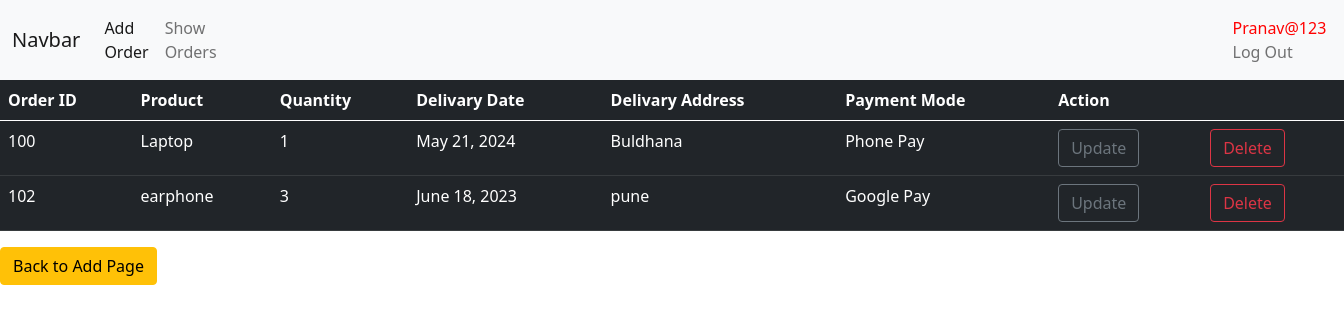
Page /CRUD/sv/ (signed in) on the committed database.
### CURD_APP/models.py (models this page shows)
class Order(models.Model):
    oid = models.IntegerField(primary_key=True)
    prod_name = models.CharField(max_length=20)
    prod_quan = models.IntegerField()
    del_date = models.DateField()
    del_address = models.CharField(max_length=20)
    payment_mode = models.CharField(max_length=20)

### CURD_APP/views.py (the view)
# urls.py: path('sv/', show_view, name= 'show_orders_url'),
@login_required(login_url='login_url')
def show_view(request):
    tamplate_name = 'CURD_APP/show_orders.html'
    data = Order.objects.all()
    context = {'data': data}
    return render(request, tamplate_name, context)

### templates/CURD_APP/Show_orders.html (shortened to what this page needs)
<!DOCTYPE html>
{% extends 'base.html' %}
{% block content1 %}
        <table class="table table-dark table-hover">
            <thead>
                <tr>
                    <th>Order ID</th>
                    <th>Product</th>
                    <th>Quantity</th>
                    <th>Delivary Date</th>
                    <th>Delivary Address</th>
                    <th>Payment Mode</th>
                    <th colspan="2">Action</th>
                </tr>
            </thead>
            <tbody>
                {% for i in data %}
                    <tr>
                        <td>{{ i.oid }}</td>
                        <td>{{ i.prod_name }}</td>
                        <td>{{ i.prod_quan }}</td>
                        <td>{{ i.del_date }}</td>
                        <td>{{ i.del_address }}</td>
                        <td>{{ i.payment_mode }}</td>
                        <td><a href="{% url 'update_url' i.oid %}" class="btn btn-outline-secondary">Update</a></td>
                        <td><a href="{% url 'delete_url' i.oid %}" class="btn btn-outline-danger">Delete</a></td>
                    </tr>
                {% endfor %}
            </tbody>
        </table>
 <a href="{% url 'order_url' %}">
        <button type="button" class="btn btn-warning">Back to Add Page</button>
    </a>
{% endblock %}

### templates/base.html (shortened to what this page needs)
<!DOCTYPE html>
{% load static %}
<html lang="en">
<head>
    <link href="https://cdn.jsdelivr.net/npm/bootstrap@5.0.2/dist/css/bootstrap.min.css" rel="stylesheet">
    <link rel="stylesheet" href="{% static 'CURD_APP/css/test.css' %}">
</head>
<body>
<nav class="navbar navbar-expand-lg navbar-light bg-light">
  <div class="container-fluid">
    <a class="navbar-brand" href="#">Navbar</a>
    <div class="collapse navbar-collapse" id="navbarNav">
      <ul class="navbar-nav">
        <li class="nav-item">
          <a class="nav-link active" aria-current="page" href="{% url 'order_url' %}">Add Order</a>
        </li>
        <li class="nav-item">
          <a class="nav-link" href="{% url 'show_orders_url' %}">Show Orders</a>
        </li>
        {% if user.is_authenticated %}
        <li class="nav-item" style="margin-left: 1000px;">
          <a class="nav-link" href="{% url 'logout_url' %}"> <span style="color:red">{{ user.username }}</span> Log Out</a>
        </li>
        {% endif %}
      </ul>
    </div>
  </div>
</nav>
    {% block content1 %}
    {% endblock %}
</body>
</html>

### rows in the picture
Order: oid "100", prod_name "Laptop", prod_quan "1", del_date "May 21, 2024", del_address "Buldhana", payment_mode "Phone Pay"
Order: oid "102", prod_name "earphone", prod_quan "3", del_date "June 18, 2023", del_address "pune", payment_mode "Google Pay"

### other values in the picture
{{ user.username }} "Pranav@123"
